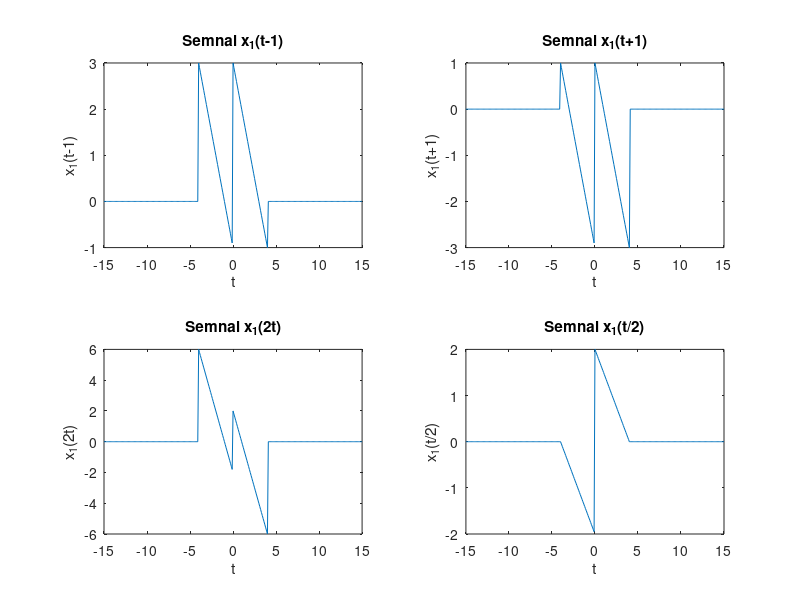

Write the MATLAB code that produced this figure.
t = -15:0.1:15;
interval1 = (t>=0)&(t<=4);
interval2 = (t<0)&(t>=-4);
x1 = @(t)((-t + 2).*interval1 + (-t-2).*interval2);
subplot(2,2,1);
plot(t, x1(t-1));
xlabel('t');ylabel('x_1(t-1)'); title('Semnal x_1(t-1)');

subplot(2,2,2);
plot(t, x1(t+1));
xlabel('t');ylabel('x_1(t+1)'); title('Semnal x_1(t+1)');

subplot(2,2,3);
plot(t, x1(2*t));
xlabel('t');ylabel('x_1(2t)'); title('Semnal x_1(2t)');

subplot(2,2,4);
plot(t, x1(t/2));
xlabel('t');ylabel('x_1(t/2)'); title('Semnal x_1(t/2)');
